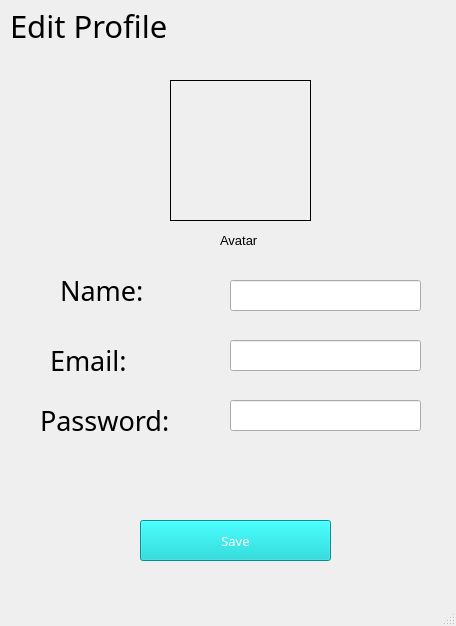
<?xml version="1.0" encoding="UTF-8"?>
<ui version="4.0">
 <class>MainWindow</class>
 <widget class="QMainWindow" name="MainWindow">
  <property name="geometry">
   <rect>
    <x>0</x>
    <y>0</y>
    <width>456</width>
    <height>626</height>
   </rect>
  </property>
  <property name="windowTitle">
   <string>GameLand</string>
  </property>
  <widget class="QWidget" name="centralwidget">
   <widget class="QLabel" name="label_5">
    <property name="geometry">
     <rect>
      <x>10</x>
      <y>0</y>
      <width>271</width>
      <height>51</height>
     </rect>
    </property>
    <property name="font">
     <font>
      <family>Cascadia Mono SemiBold</family>
      <pointsize>23</pointsize>
     </font>
    </property>
    <property name="text">
     <string>Edit Profile</string>
    </property>
   </widget>
   <widget class="QLabel" name="avatar_ed">
    <property name="geometry">
     <rect>
      <x>170</x>
      <y>80</y>
      <width>141</width>
      <height>141</height>
     </rect>
    </property>
    <property name="cursor">
     <cursorShape>PointingHandCursor</cursorShape>
    </property>
    <property name="frameShape">
     <enum>QFrame::Box</enum>
    </property>
    <property name="text">
     <string/>
    </property>
    <property name="scaledContents">
     <bool>false</bool>
    </property>
   </widget>
   <widget class="QLabel" name="label">
    <property name="geometry">
     <rect>
      <x>220</x>
      <y>230</y>
      <width>51</width>
      <height>20</height>
     </rect>
    </property>
    <property name="font">
     <font>
      <pointsize>10</pointsize>
     </font>
    </property>
    <property name="text">
     <string>Avatar</string>
    </property>
   </widget>
   <widget class="QLabel" name="label_2">
    <property name="geometry">
     <rect>
      <x>60</x>
      <y>270</y>
      <width>121</width>
      <height>41</height>
     </rect>
    </property>
    <property name="font">
     <font>
      <family>OCR A Extended</family>
      <pointsize>20</pointsize>
     </font>
    </property>
    <property name="text">
     <string>Name: </string>
    </property>
   </widget>
   <widget class="QLabel" name="label_7">
    <property name="geometry">
     <rect>
      <x>50</x>
      <y>340</y>
      <width>151</width>
      <height>41</height>
     </rect>
    </property>
    <property name="font">
     <font>
      <family>OCR A Extended</family>
      <pointsize>20</pointsize>
     </font>
    </property>
    <property name="text">
     <string>Email: </string>
    </property>
   </widget>
   <widget class="QLabel" name="label_6">
    <property name="geometry">
     <rect>
      <x>40</x>
      <y>400</y>
      <width>191</width>
      <height>41</height>
     </rect>
    </property>
    <property name="font">
     <font>
      <family>OCR A Extended</family>
      <pointsize>20</pointsize>
     </font>
    </property>
    <property name="text">
     <string>Password: </string>
    </property>
   </widget>
   <widget class="QPushButton" name="update_profile">
    <property name="geometry">
     <rect>
      <x>140</x>
      <y>520</y>
      <width>191</width>
      <height>41</height>
     </rect>
    </property>
    <property name="font">
     <font>
      <family>Cascadia Code SemiBold</family>
      <pointsize>10</pointsize>
     </font>
    </property>
    <property name="cursor">
     <cursorShape>OpenHandCursor</cursorShape>
    </property>
    <property name="styleSheet">
     <string notr="true">color: white; background: #00CED1</string>
    </property>
    <property name="text">
     <string>Save</string>
    </property>
   </widget>
   <widget class="QLineEdit" name="name_ed">
    <property name="geometry">
     <rect>
      <x>230</x>
      <y>280</y>
      <width>191</width>
      <height>31</height>
     </rect>
    </property>
   </widget>
   <widget class="QLineEdit" name="email_ed">
    <property name="geometry">
     <rect>
      <x>230</x>
      <y>340</y>
      <width>191</width>
      <height>31</height>
     </rect>
    </property>
   </widget>
   <widget class="QLineEdit" name="password_ed">
    <property name="geometry">
     <rect>
      <x>230</x>
      <y>400</y>
      <width>191</width>
      <height>31</height>
     </rect>
    </property>
   </widget>
   <widget class="QLabel" name="message_ed">
    <property name="geometry">
     <rect>
      <x>90</x>
      <y>460</y>
      <width>341</width>
      <height>31</height>
     </rect>
    </property>
    <property name="text">
     <string/>
    </property>
   </widget>
  </widget>
  <widget class="QMenuBar" name="menubar">
   <property name="geometry">
    <rect>
     <x>0</x>
     <y>0</y>
     <width>456</width>
     <height>26</height>
    </rect>
   </property>
  </widget>
  <widget class="QStatusBar" name="statusbar"/>
 </widget>
 <resources/>
 <connections/>
</ui>
